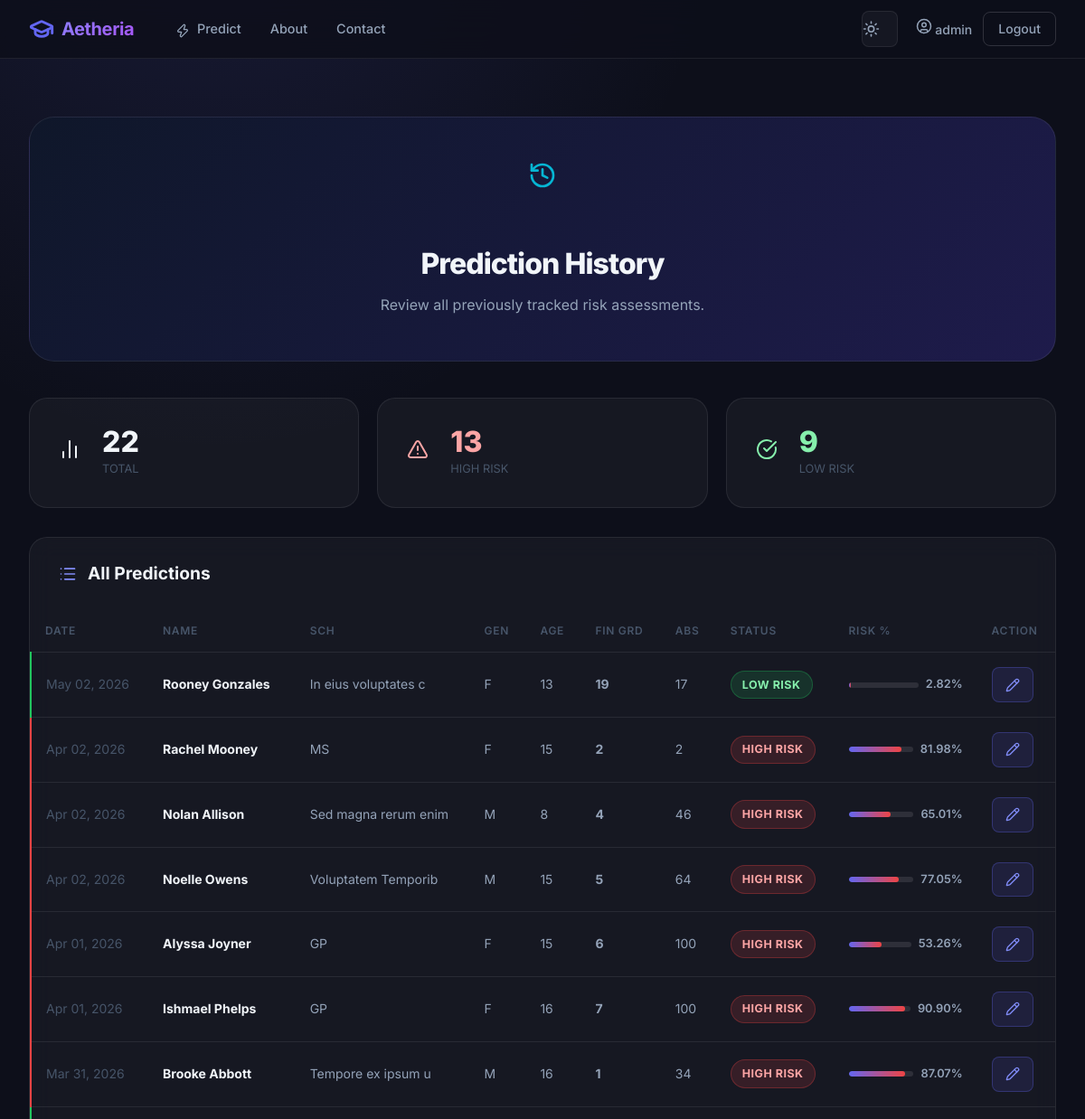
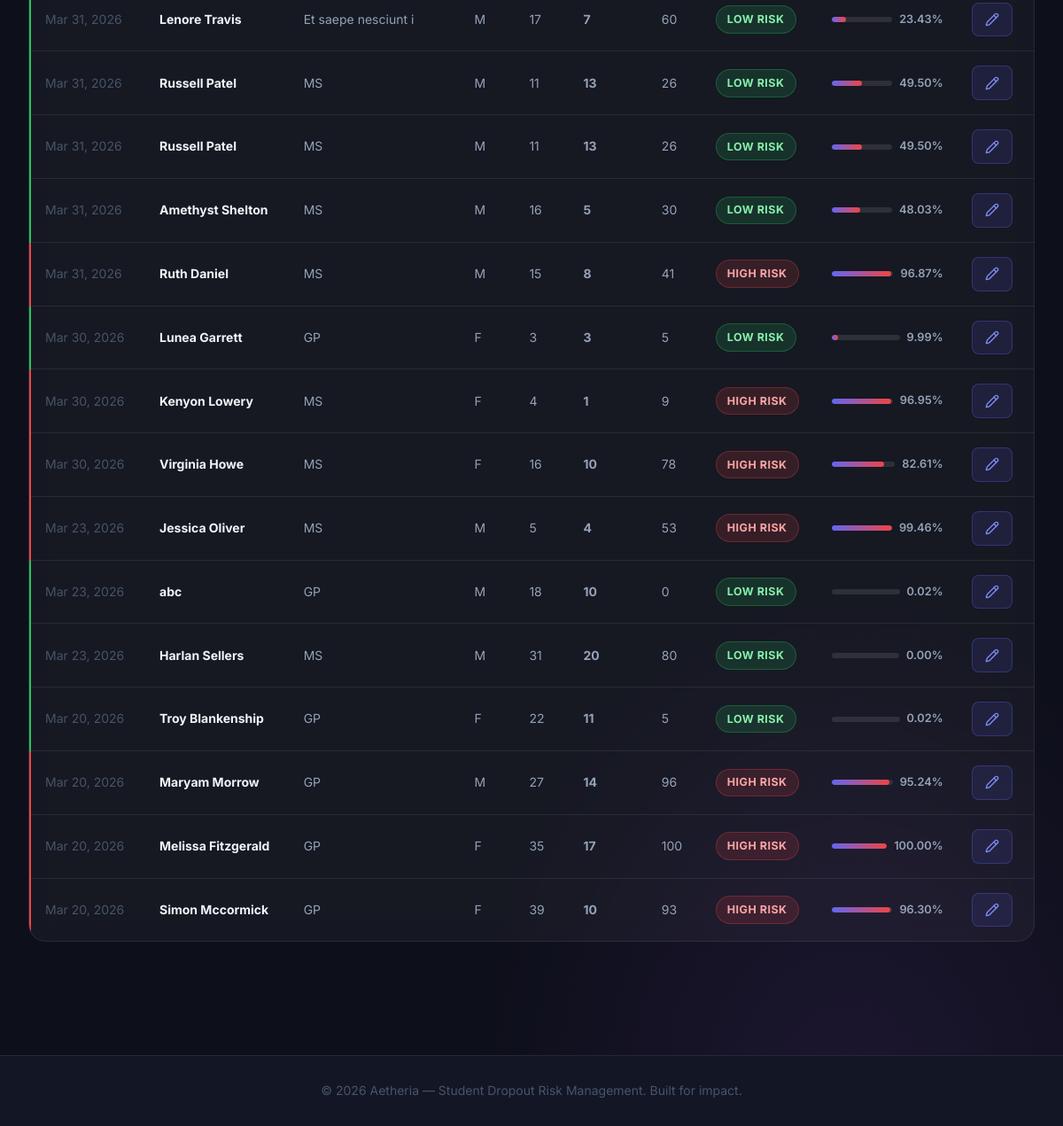
The app's page /prediction-history/ (signed in) with its own data (2 pictures, top to bottom).
### myapp/models.py (models this page shows, shortened)
class DropoutPrediction(models.Model):
    user = models.ForeignKey(
        User,
        on_delete=models.CASCADE,
        related_name="dropout_predictions",
        null=True,
        blank=True,
    )
    student_name = models.CharField(max_length=100, default="")
    school = models.CharField(max_length=10)
    gender = models.CharField(max_length=10)
    age = models.IntegerField()
    address = models.CharField(max_length=10)
    family_size = models.CharField(max_length=10)
    parental_status = models.CharField(max_length=20)
    mother_education = models.IntegerField()
    father_education = models.IntegerField()
    mother_job = models.CharField(max_length=50)
    father_job = models.CharField(max_length=50)
    grade_1 = models.IntegerField()
    grade_2 = models.IntegerField()
    final_grade = models.IntegerField()
    number_of_failures = models.IntegerField()
    number_of_absences = models.IntegerField()
    study_time = models.IntegerField()
    travel_time = models.IntegerField()
    wants_higher_education = models.CharField(max_length=10)
    internet_access = models.CharField(max_length=10)
    in_relationship = models.CharField(max_length=10)
    health_status = models.IntegerField()
    weekend_alcohol_consumption = models.IntegerField()
    weekday_alcohol_consumption = models.IntegerField()
    free_time = models.IntegerField()
    going_out = models.IntegerField()
    family_relationship = models.IntegerField()
    school_support = models.CharField(max_length=10)
    family_support = models.CharField(max_length=10)
    dropout_risk_percentage = models.FloatField(default=0.0)
    predicted_dropout = models.BooleanField(default=False)
    created_at = models.DateTimeField(auto_now_add=True)
    class Meta:
        ordering = ["-created_at"]

### myapp/views.py (the view)
# urls.py: path("prediction-history/", views.prediction_history, name="prediction_history"),
@login_required(login_url="login")
def prediction_history(request):
    predictions = DropoutPrediction.objects.filter(user=request.user).order_by(
        "-created_at"
    )
    context = {
        "predictions": predictions,
        "total_predictions": predictions.count(),
        "high_risk_count": predictions.filter(predicted_dropout=True).count(),
        "low_risk_count": predictions.filter(predicted_dropout=False).count(),
    }
    return render(request, "prediction_history.html", context)

### myapp/templates/prediction_history.html (shortened to what this page needs)
{% extends 'base.html' %}
{% block content %}
<div class="history-section">
  <div class="history-header">
    <div class="icon-3d" style="margin: 0 auto 1.5rem; width: 64px; height: 64px;">
      <i data-lucide="history" style="width: 32px; height: 32px; color: var(--cyan);"></i>
    </div>
    <h1>Prediction History</h1>
    <p class="history-subtitle">Review all previously tracked risk assessments.</p>
  </div>
  <div class="stats-grid">
    <div class="cuboid-hover">
      <div class="stat-card cuboid-card" style="display: flex; align-items: center; gap: 1.5rem; padding: 2rem;">
        <div class="icon-3d" style="margin: 0; flex-shrink: 0;"><i data-lucide="bar-chart-2"></i></div>
        <div style="text-align: left;">
          <div style="font-size: 2rem; font-weight: 800; line-height: 1;">{{ total_predictions }}</div>
          <div style="font-size: 0.8rem; color: var(--text-muted); text-transform: uppercase; margin-top: 0.25rem;">Total</div>
        </div>
      </div>
    </div>
    <div class="cuboid-hover">
      <div class="stat-card cuboid-card" style="display: flex; align-items: center; gap: 1.5rem; padding: 2rem;">
        <div class="icon-3d" style="margin: 0; flex-shrink: 0; color: #fca5a5;"><i data-lucide="alert-triangle"></i></div>
        <div style="text-align: left;">
          <div style="font-size: 2rem; font-weight: 800; line-height: 1; color: #fca5a5;">{{ high_risk_count }}</div>
          <div style="font-size: 0.8rem; color: var(--text-muted); text-transform: uppercase; margin-top: 0.25rem;">High Risk</div>
        </div>
      </div>
    </div>
    <div class="cuboid-hover">
      <div class="stat-card cuboid-card" style="display: flex; align-items: center; gap: 1.5rem; padding: 2rem;">
        <div class="icon-3d" style="margin: 0; flex-shrink: 0; color: #86efac;"><i data-lucide="check-circle"></i></div>
        <div style="text-align: left;">
          <div style="font-size: 2rem; font-weight: 800; line-height: 1; color: #86efac;">{{ low_risk_count }}</div>
          <div style="font-size: 0.8rem; color: var(--text-muted); text-transform: uppercase; margin-top: 0.25rem;">Low Risk</div>
        </div>
      </div>
    </div>
  </div>
  {% if predictions %}
  <div class="glass-card" style="padding: 1.5rem 0 0 0; overflow: hidden;">
    <h2 style="font-size: 1.2rem; font-weight: 700; margin-bottom: 1.5rem; padding: 0 2rem; display: flex; align-items: center; gap: 0.75rem;">
      <i data-lucide="list" style="width: 20px; color: var(--accent-light);"></i> All Predictions
    </h2>
    <div class="table-responsive">
      <table class="predictions-table">
        <thead>
          <tr>
            <th>Date</th>
            <th>Name</th>
            <th>Sch</th>
            <th>Gen</th>
            <th>Age</th>
            <th>Fin Grd</th>
            <th>Abs</th>
            <th>Status</th>
            <th>Risk %</th>
            <th>Action</th>
          </tr>
        </thead>
        <tbody>
          {% for prediction in predictions %}
          <tr class="{% if prediction.predicted_dropout %}high-risk-row{% else %}low-risk-row{% endif %}">
            <td style="color: var(--text-muted);">{{ prediction.created_at|date:"M d, Y" }}</td>
            <td><strong style="color: var(--text-primary);">{{ prediction.student_name }}</strong></td>
            <td>{{ prediction.school }}</td>
            <td>{{ prediction.gender }}</td>
            <td>{{ prediction.age }}</td>
            <td><strong>{{ prediction.final_grade }}</strong></td>
            <td>{{ prediction.number_of_absences }}</td>
            <td>
              {% if prediction.predicted_dropout %}
              <span class="badge badge-danger">High Risk</span>
              {% else %}
              <span class="badge badge-success">Low Risk</span>
              {% endif %}
            </td>
            <td style="min-width: 140px;">
              <div class="risk-bar">
                <div style="flex: 1; height: 6px; background: rgba(255,255,255,0.1); border-radius: 3px; overflow: hidden;">
                  <div class="risk-fill" style="width: {{ prediction.dropout_risk_percentage|floatformat:2 }}%;"></div>
                </div>
                <span style="font-size: 0.8rem; font-weight: 600;">{{ prediction.dropout_risk_percentage|floatformat:2 }}%</span>
              </div>
            </td>
            <td>
              <a href="{% url 'edit_prediction' prediction.id %}" class="btn-edit" aria-label="Edit Prediction">
                <i data-lucide="pencil" style="width: 16px;"></i>
              </a>
            </td>
          </tr>
          {% endfor %}
        </tbody>
      </table>
    </div>
  </div>
  {% endif %}
</div>
{% endblock %}

### myapp/templates/base.html (shortened to what this page needs)
<!doctype html>
<html lang="en">
<head>
  {% load static %}
  <link rel="stylesheet" href="{% static 'css/style.css' %}" />
</head>
<body>
  <nav class="navbar">
    <div class="nav-container">
      <div class="nav-logo">
        <a href="{% url 'home' %}">
          <i data-lucide="graduation-cap" style="width: 28px; height: 28px; stroke: #6366f1; stroke-width: 2.5px;"></i>
          Aetheria
        </a>
      </div>
      <ul class="nav-menu">
        <li class="nav-item">
          <a href="{% url 'predict' %}" class="nav-link">
            <i data-lucide="zap"
              style="width: 16px; height: 16px; display: inline-block; vertical-align: middle; margin-right: 4px;"></i>
            Predict
          </a>
        </li>
        <li class="nav-item">
          <a href="{% url 'about' %}" class="nav-link">About</a>
        </li>
        <li class="nav-item">
          <a href="{% url 'contact' %}" class="nav-link">Contact</a>
        </li>
      </ul>
      <div class="nav-auth">
        <button id="theme-toggle" class="theme-toggle" aria-label="Toggle dark mode">
          <i data-lucide="sun" class="sun-icon"></i>
        </button>
        {% if user.is_authenticated %}
        <a href="{% url 'dashboard' %}" class="user-name">
          <i data-lucide="user-circle" style="width: 18px; height: 18px;"></i>
          {{ user.username }}
        </a>
        <a href="{% url 'logout' %}" class="auth-link">Logout</a>
        {% else %}
        <a href="{% url 'login' %}" class="auth-link">Login</a>
        <a href="{% url 'register' %}" class="auth-link register-link btn btn-primary">Get Started</a>
        {% endif %}
      </div>
    </div>
  </nav>
  <main class="main-content">
    {% block content %}{% endblock %}
  </main>
  <footer class="footer">
    <p>© 2026 Aetheria — Student Dropout Risk Management. Built for impact.</p>
  </footer>
</body>
</html>

### records on screen
DropoutPrediction: created_at "May 02, 2026", student_name "Rooney Gonzales", school "In eius voluptates c", gender "F", age "13", final_grade "19", number_of_absences "17", predicted_dropout "LOW RISK", dropout_risk_percentage "2.82"
DropoutPrediction: created_at "Apr 02, 2026", student_name "Rachel Mooney", school "MS", gender "F", age "15", final_grade "2", number_of_absences "2", predicted_dropout "HIGH RISK", dropout_risk_percentage "81.98"
DropoutPrediction: created_at "Apr 02, 2026", student_name "Nolan Allison", school "Sed magna rerum enim", gender "M", age "8", final_grade "4", number_of_absences "46", predicted_dropout "HIGH RISK", dropout_risk_percentage "65.01"
DropoutPrediction: created_at "Apr 02, 2026", student_name "Noelle Owens", school "Voluptatem Temporib", gender "M", age "15", final_grade "5", number_of_absences "64", predicted_dropout "HIGH RISK", dropout_risk_percentage "77.05"
DropoutPrediction: created_at "Apr 01, 2026", student_name "Alyssa Joyner", school "GP", gender "F", age "15", final_grade "6", number_of_absences "100", predicted_dropout "HIGH RISK", dropout_risk_percentage "53.26"
DropoutPrediction: created_at "Apr 01, 2026", student_name "Ishmael Phelps", school "GP", gender "F", age "16", final_grade "7", number_of_absences "100", predicted_dropout "HIGH RISK", dropout_risk_percentage "90.90"
DropoutPrediction: created_at "Mar 31, 2026", student_name "Brooke Abbott", school "Tempore ex ipsum u", gender "M", age "16", final_grade "1", number_of_absences "34", predicted_dropout "HIGH RISK", dropout_risk_percentage "87.07"
DropoutPrediction: created_at "Mar 31, 2026", student_name "Lenore Travis", school "Et saepe nesciunt i", gender "M", age "17", final_grade "7", number_of_absences "60", predicted_dropout "LOW RISK", dropout_risk_percentage "23.43"
DropoutPrediction: created_at "Mar 31, 2026", student_name "Russell Patel", school "MS", gender "M", age "11", final_grade "13", number_of_absences "26", predicted_dropout "LOW RISK", dropout_risk_percentage "49.50"
DropoutPrediction: created_at "Mar 31, 2026", student_name "Russell Patel", school "MS", gender "M", age "11", final_grade "13", number_of_absences "26", predicted_dropout "LOW RISK", dropout_risk_percentage "49.50"
DropoutPrediction: created_at "Mar 31, 2026", student_name "Amethyst Shelton", school "MS", gender "M", age "16", final_grade "5", number_of_absences "30", predicted_dropout "LOW RISK", dropout_risk_percentage "48.03"
DropoutPrediction: created_at "Mar 31, 2026", student_name "Ruth Daniel", school "MS", gender "M", age "15", final_grade "8", number_of_absences "41", predicted_dropout "HIGH RISK", dropout_risk_percentage "96.87"
DropoutPrediction: created_at "Mar 30, 2026", student_name "Lunea Garrett", school "GP", gender "F", age "3", final_grade "3", number_of_absences "5", predicted_dropout "LOW RISK", dropout_risk_percentage "9.99"
DropoutPrediction: created_at "Mar 30, 2026", student_name "Kenyon Lowery", school "MS", gender "F", age "4", final_grade "1", number_of_absences "9", predicted_dropout "HIGH RISK", dropout_risk_percentage "96.95"
DropoutPrediction: created_at "Mar 30, 2026", student_name "Virginia Howe", school "MS", gender "F", age "16", final_grade "10", number_of_absences "78", predicted_dropout "HIGH RISK", dropout_risk_percentage "82.61"
DropoutPrediction: created_at "Mar 23, 2026", student_name "Jessica Oliver", school "MS", gender "M", age "5", final_grade "4", number_of_absences "53", predicted_dropout "HIGH RISK", dropout_risk_percentage "99.46"
DropoutPrediction: created_at "Mar 23, 2026", student_name "abc", school "GP", gender "M", age "18", final_grade "10", number_of_absences "0", predicted_dropout "LOW RISK", dropout_risk_percentage "0.02"
DropoutPrediction: created_at "Mar 23, 2026", student_name "Harlan Sellers", school "MS", gender "M", age "31", final_grade "20", number_of_absences "80", predicted_dropout "LOW RISK", dropout_risk_percentage "0.00"
DropoutPrediction: created_at "Mar 20, 2026", student_name "Troy Blankenship", school "GP", gender "F", age "22", final_grade "11", number_of_absences "5", predicted_dropout "LOW RISK", dropout_risk_percentage "0.02"
DropoutPrediction: created_at "Mar 20, 2026", student_name "Maryam Morrow", school "GP", gender "M", age "27", final_grade "14", number_of_absences "96", predicted_dropout "HIGH RISK", dropout_risk_percentage "95.24"
DropoutPrediction: created_at "Mar 20, 2026", student_name "Melissa Fitzgerald", school "GP", gender "F", age "35", final_grade "17", number_of_absences "100", predicted_dropout "HIGH RISK", dropout_risk_percentage "100.00"
DropoutPrediction: created_at "Mar 20, 2026", student_name "Simon Mccormick", school "GP", gender "F", age "39", final_grade "10", number_of_absences "93", predicted_dropout "HIGH RISK", dropout_risk_percentage "96.30"

### other values on screen
{{ user.username }} "admin"
{{ total_predictions }} "22"
{{ high_risk_count }} "13"
{{ low_risk_count }} "9"
